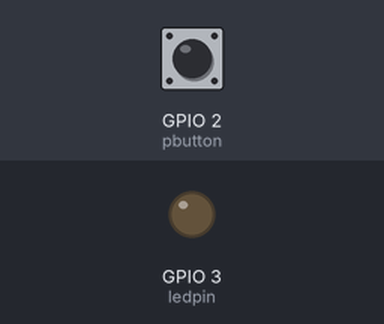
Simulated run of this sketch. Board: ESP8266 (NodeMCU). On the bench: output pins drawn as LEDs (lit = HIGH). The test bench sets the inputs (shaded band); at power-on: GPIO 2 (pbutton) LOW. WiFi joins after 1.5 s; servers stay silent unless stated; what the sketch prints to the serial monitor is not drawn.

Above: at 2.7 s.
2.8 s: GPIO 2 (pbutton) pulled HIGH for 0.15 s
At 2.87 s:
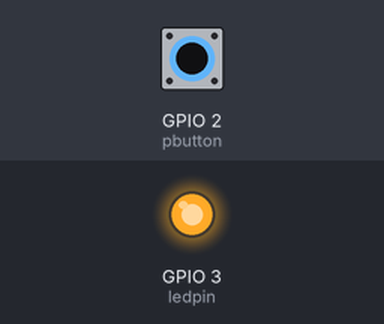
4.4 s: GPIO 2 (pbutton) pulled HIGH for 3.2 s
At 8.6 s:
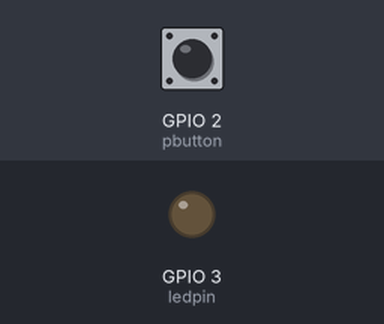
Timing chart, 0 to 10.1 s (numbered marks = the images above; inputs shaded):
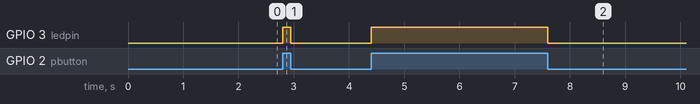

Measured:
- after the input at 2.8 s, GPIO 3 (ledpin): LOW → HIGH at once, → LOW 0.15 s later
- after the input at 4.4 s, GPIO 3 (ledpin): LOW → HIGH at once, → LOW 3.2 s later

The sketch:

HttpBasicAuth.ino
```cpp
#include <ESP8266WiFi.h>
#include <ESP8266mDNS.h>
#include <ArduinoOTA.h>
#include <ESP8266WebServer.h>

const char* ssid = "Family-2.4";
const char* password = "moxh-w1mq-1bpb";

ESP8266WebServer server(80);

const char* www_username = "toto";
const char* www_password = "password";
int pbutton = 2;
int ledpin = 3;
void setup() {
  Serial.begin(115200);
  WiFi.mode(WIFI_STA);
  WiFi.begin(ssid, password);
  if(WiFi.waitForConnectResult() != WL_CONNECTED) {
    Serial.println("WiFi Connect Failed! Rebooting...");
    delay(1000);
    ESP.restart();
  }
  ArduinoOTA.begin();

  server.on("/", [](){
    if(!server.authenticate(www_username, www_password))
      return server.requestAuthentication();
    server.send(200, "text/plain", "Login OK");
  });
  server.begin();

  Serial.print("Open http://");
  Serial.print(WiFi.localIP());
  Serial.println("/ in your browser to see it working");
  pinMode(ledpin,OUTPUT);
  pinMode(pbutton,INPUT);
}

void loop() {

  ArduinoOTA.handle();
  server.handleClient();
  int buttonState  = digitalRead(pbutton);
  if(buttonState == HIGH){
    digitalWrite(ledpin,HIGH);
  }
  else{
    digitalWrite(ledpin,LOW);
  }

}
```
